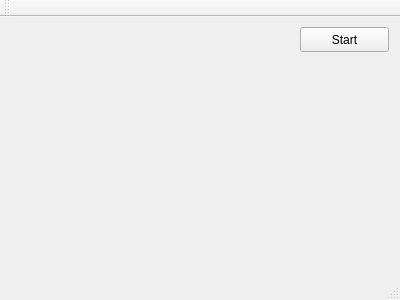
<?xml version="1.0" encoding="UTF-8"?>
<ui version="4.0">
 <class>MainWindow</class>
 <widget class="QMainWindow" name="MainWindow">
  <property name="geometry">
   <rect>
    <x>0</x>
    <y>0</y>
    <width>400</width>
    <height>300</height>
   </rect>
  </property>
  <property name="windowTitle">
   <string>MainWindow</string>
  </property>
  <widget class="QWidget" name="centralWidget">
   <widget class="QPushButton" name="Start">
    <property name="geometry">
     <rect>
      <x>300</x>
      <y>10</y>
      <width>89</width>
      <height>25</height>
     </rect>
    </property>
    <property name="text">
     <string>Start</string>
    </property>
   </widget>
  </widget>
  <widget class="QMenuBar" name="menuBar">
   <property name="geometry">
    <rect>
     <x>0</x>
     <y>0</y>
     <width>400</width>
     <height>22</height>
    </rect>
   </property>
  </widget>
  <widget class="QToolBar" name="mainToolBar">
   <attribute name="toolBarArea">
    <enum>TopToolBarArea</enum>
   </attribute>
   <attribute name="toolBarBreak">
    <bool>false</bool>
   </attribute>
  </widget>
  <widget class="QStatusBar" name="statusBar"/>
 </widget>
 <layoutdefault spacing="6" margin="11"/>
 <resources/>
 <connections/>
</ui>
